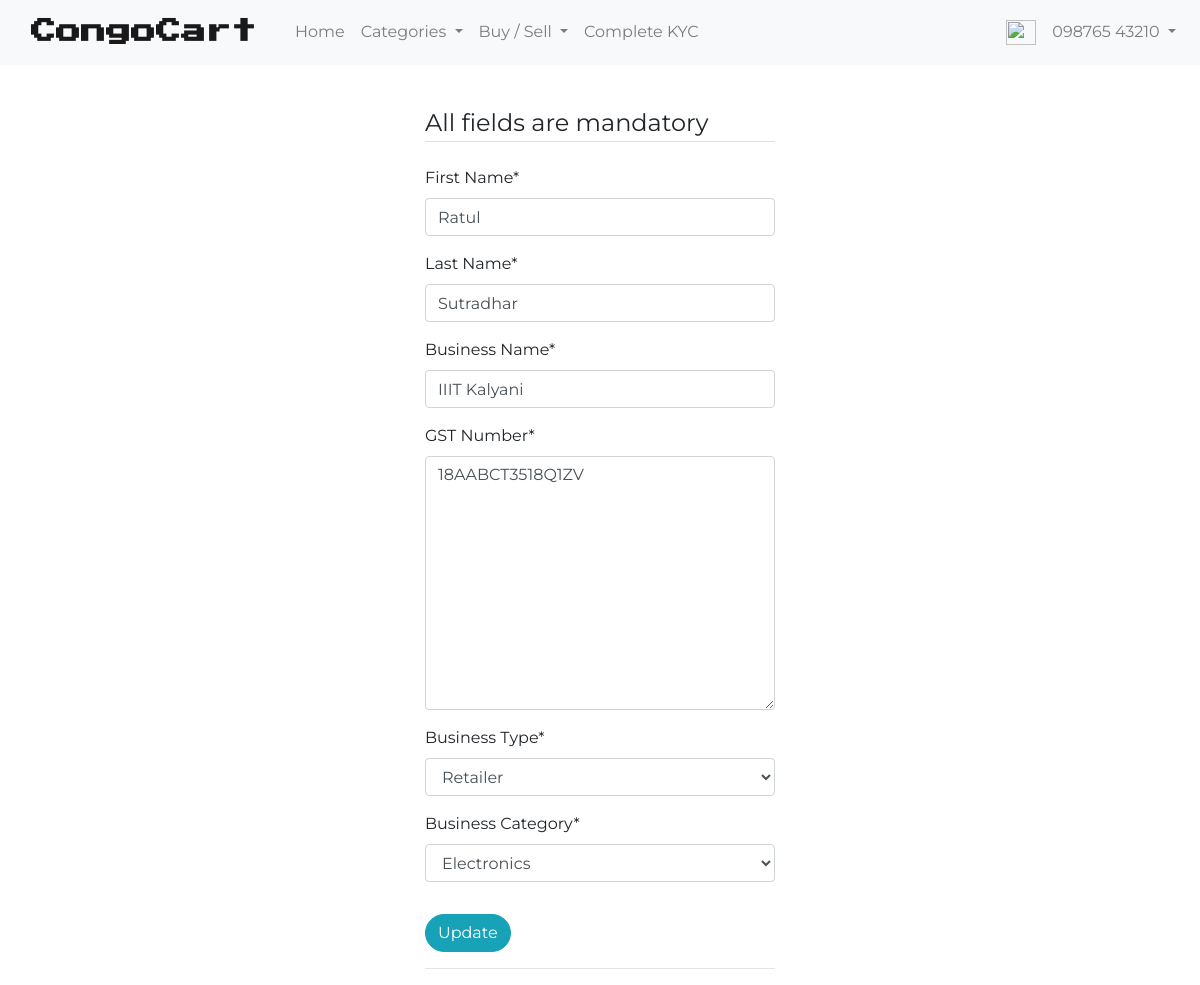
Page /auth/update-profile/ (signed in) on the earlier database version.
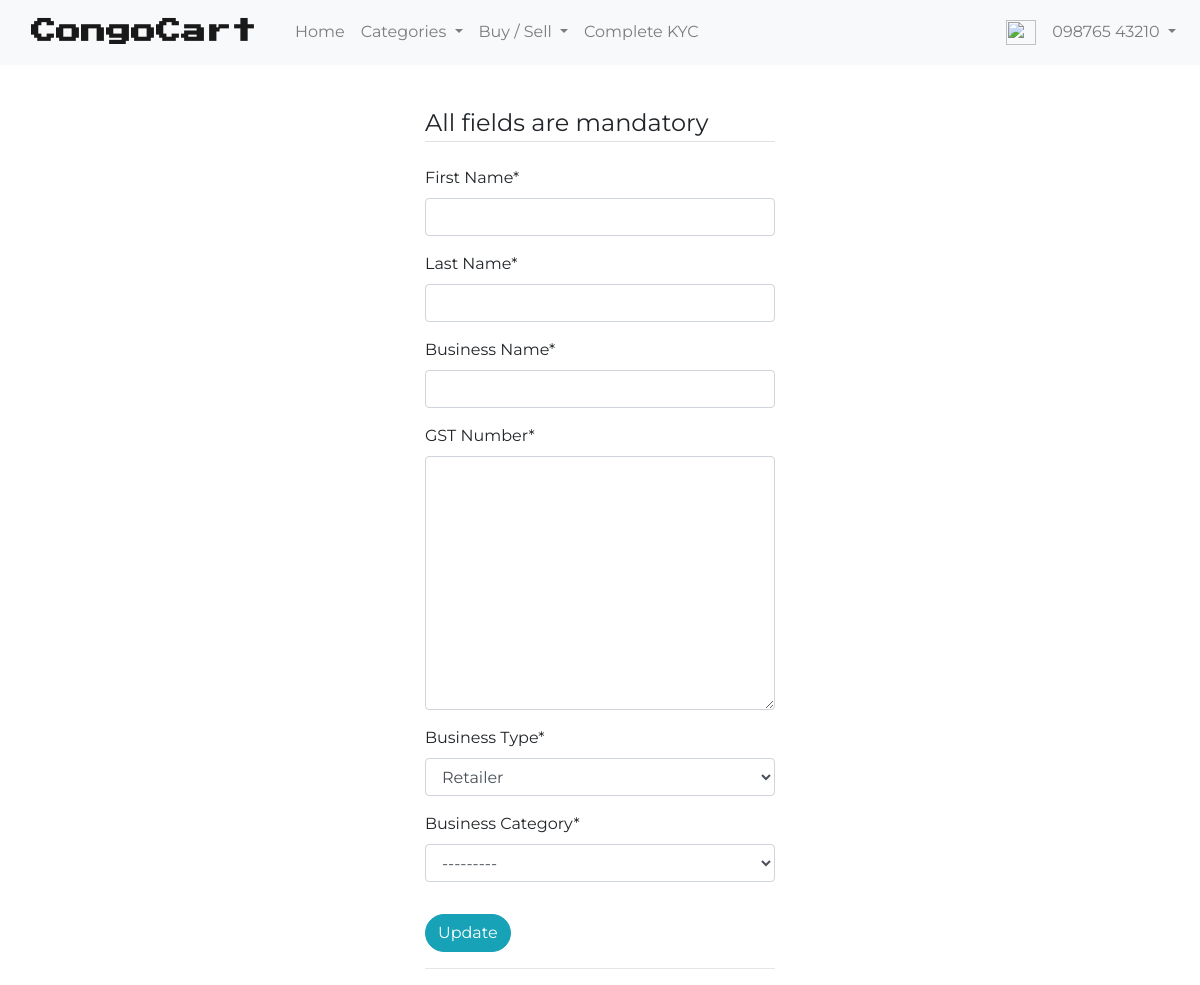
Same page on the later database version.
### accounts/models.py (models this page shows, shortened)
class CongoUser(AbstractBaseUser):
    phone_number = PhoneNumberField(unique=True, null=False, blank=False)
    date_joined = models.DateTimeField(auto_now=True)
    last_login = models.DateTimeField(auto_now=True)
    is_admin = models.BooleanField(default=False)
    is_active = models.BooleanField(default=True)
    is_staff = models.BooleanField(default=False)
    is_superuser = models.BooleanField(default=False)
    USERNAME_FIELD = 'phone_number'
    REQUIRED_FIELDS = []
    objects = CongoUserManager()

class CongoUserProfile(models.Model):
    RETAILER = 'R'
    WHOLESALER = 'W'
    BUSINESS_TYPE_CHOICES = [
        (RETAILER, 'Retailer'),
        (WHOLESALER, 'Wholesaler'),
    ]
    ELECTRONICS = 'EC'
    APPLIANCES = 'AP'
    FASHION = 'FS'
    HOME_DECOR = 'HD'
    GROCERY = 'GC'
    MEDICINES = 'MD'
    HEALTHFIT = 'HF'
    BOOKS = 'BK'
    BUSINESS_CATEGORIES = [
        (ELECTRONICS, 'Electronics'),
        (APPLIANCES, 'Appliances'),
        (FASHION, 'Fashion'),
        (HOME_DECOR, 'Home Decoration'),
        (GROCERY, 'Groceries'),
        (MEDICINES, 'Medicines'),
        (HEALTHFIT, 'Health & Fitness'),
        (BOOKS, 'Books & Stationaries'),
    ]
    congo_user = models.OneToOneField(
        get_user_model(), on_delete=models.CASCADE)
    first_name = models.CharField(max_length=30)
    last_name = models.CharField(max_length=150)
    is_verified = models.BooleanField(default=False)
    business_name = models.CharField(max_length=50)
    gst_number = GSTField()
    business_type = models.CharField(
        max_length=1, choices=BUSINESS_TYPE_CHOICES, default=RETAILER)
    business_category = models.CharField(
        max_length=2, choices=BUSINESS_CATEGORIES)

### accounts/views.py (the view)
# urls.py: path('update-profile/', views.update_profile_view, name='update-profile'),
@login_required
def update_profile_view(request):
    context = {}
    template = 'accounts/update_profile.html'
    update_profile_form = None
    congo_user = request.user
    congo_user_profile = CongoUserProfile.objects.filter(congo_user=congo_user)
    if congo_user_profile.count() > 0:
        congo_user_profile = congo_user_profile.first()
        update_profile_form = UpdateProfileForm(instance=congo_user_profile)
    if request.POST:
        update_profile_form = UpdateProfileForm(request.POST)
        if update_profile_form.is_valid():
            profile = update_profile_form.save(commit=False)
            profile.congo_user = request.user
            profile.is_verified = True
            profile.save()
            return redirect('home')
        else:
            context['form'] = update_profile_form
    else:
        if update_profile_form is None:
            update_profile_form = UpdateProfileForm()
        context['form'] = update_profile_form
    return render(request, template, context)

### accounts/forms.py
class UpdateProfileForm(forms.ModelForm):
    class Meta:
        model = CongoUserProfile
        fields = ['first_name',
                  'last_name',
                  'business_name',
                  'gst_number',
                  'business_type',
                  'business_category']
        labels = {
            'first_name': 'First Name',
            'last_name': 'Last Name',
            'business_name': 'Business Name',
            'gst_number': 'GST Number',
            'business_type': 'Business Type',
            'business_category': 'Business Category',
        }

### accounts/templates/accounts/update_profile.html
{% extends 'base.html' %}
{% load crispy_forms_filters %}
{% load crispy_forms_tags %}
{% load static %}
{% block content %}
<div class="row justify-content-center" style="padding-top: 20px">
    <div class="content-section col-11 col-sm-8 col-md-4">
        <form action="." method="POST">{% csrf_token %}
            <fieldset class="form-group">
                <legend class="border-bottom mb-4">All fields are mandatory</legend>
                {{ form|crispy }}
            </fieldset>
            <div class="form-group">
                <button class="btn btn-info rounded-pill" type="submit">Update</button>
            </div>
        </form>
        <hr>
    </div>
</div>
{% endblock %}

### templates/base.html (shortened to what this page needs)
{% load static %}
<!DOCTYPE html>
<html lang="en" xmlns="http://www.w3.org/1999/html">
<head>
    <link rel="stylesheet" href="https://stackpath.bootstrapcdn.com/bootstrap/4.5.0/css/bootstrap.min.css"
>
</head>
<body>
    <nav class="navbar navbar-expand-md navbar-light bg-light sticky-top">
        {% load static %}
        <a class="navbar-brand" href="{% url 'home' %}">
            <strong class="logo">CongoCart</strong>
        </a>
        <div id="navbarToggleContent" class="navbar-collapse collapse hide">
            <ul class="navbar-nav mr-auto">
                <li class="nav-item">
                    <a class="nav-link" href="{% url 'home' %}">Home</a>
                </li>
                <li class="nav-item dropdown">
                    <a class="nav-link dropdown-toggle" href="#" id="navbarDropdown" role="button"
                        data-toggle="dropdown" aria-haspopup="true" aria-expanded="false">
                        Categories
                    </a>
                </li>
                <li class="nav-item dropdown">
                    <a class="nav-link dropdown-toggle" href="#" id="navbarDropdown" role="button"
                        data-toggle="dropdown" aria-haspopup="true" aria-expanded="false">
                        Buy / Sell
                    </a>
                </li>
                <li class="nav-item">
                    <a class="nav-link" href="{% url 'update-profile' %}">Complete KYC</a>
                </li>
            </ul>
            <ul class="nav navbar-nav ml-auto">
                {% if request.user.is_authenticated %}
                <li class="nav-item">
                    <a class="nav-link" href="#"><img
                            src="https://img.icons8.com/material/24/26e07f/shopping-cart--v1.png" / width="30px"
                            height="25px"></span>
                    </a>
                </li>
                <li class="nav-item dropdown">
                    <a class="nav-link dropdown-toggle" href="#" id="navbarDropdown" role="button"
                        data-toggle="dropdown" aria-haspopup="true" aria-expanded="false">
                        {{ request.user.phone_number }}
                    </a>
                </li>
                {% endif %}
            </ul>
        </div>
    </nav>
    <div class="container" style="padding-top: 20px;">
        {% block content %}
        {% endblock content %}
    </div>
</body>
</html>

Differences in the rows shown:
removed CongoUserProfile: first_name "Ratul", last_name "Sutradhar", business_name "IIIT Kalyani", gst_number "18AABCT3518Q1ZV", business_type "Retailer", business_category "Electronics"
Other differences:
form field business_type: (not shown) → "Retailer"
form field business_category: (not shown) → "---------"
